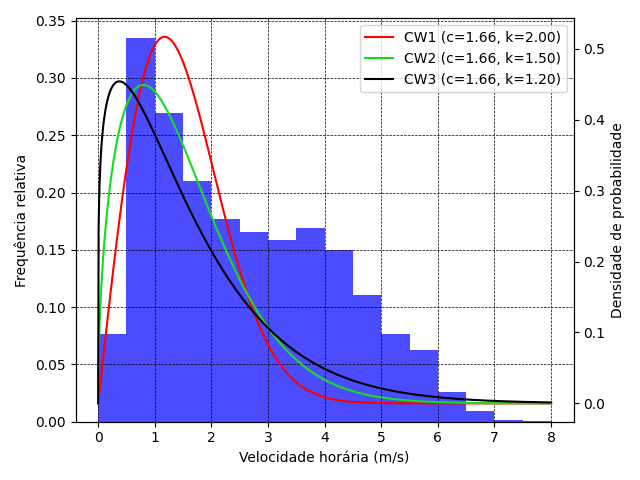

This chart was generated by the following Python code:
import pandas as pd
import numpy as np
import matplotlib.pyplot as plt
import os

# Busca o arquivo com os dados
dados = pd.read_excel('MACEIO_2021.xlsx')

# Função da curva de Weibull
def weibull(x, c, k):
    return (k/c) * ((x/c)**(k-1)) * np.exp(-(x/c)**k)

# Remover valores nulos da coluna escolhida
dados_sem_null = dados['VENTO, VELOCIDADE HORARIA (m/s)'].dropna()

# Calcular a média dos valores em dados_sem_null
media_dados_sem_null = np.mean(dados_sem_null) # Calculando a média da panda Series

# Definindo os limites dos bins
limites_bins = np.arange(0, max(dados_sem_null)+0.5, 0.5) 
eixo_x = np.linspace(0, max(limites_bins), 1000)

# Exibir a média que será o valor de c
print(f'Média dos valores: {media_dados_sem_null}')

plt.style.use('seaborn-v0_8-bright')
plt.tight_layout()
# Criando o histograma
plt.hist(dados_sem_null, bins=limites_bins, color='blue', alpha=0.7, density=True)

c = 1.6596342857142856
k_chute = 2

# Criação das curvas (cw = Curva de Weibull)
cw1 = weibull(eixo_x, c, k_chute)
cw2 = weibull(eixo_x, c, 1.5)
cw3 = weibull(eixo_x, c, 1.2)

# Plotagem do histograma
plt.xlabel('Velocidade horária (m/s)')
plt.ylabel('Frequência relativa')
#plt.title('Ajuste de Curva de Weibull para Maceió em 2021')
plt.grid(color='black', linestyle = "--", linewidth = 0.5)
# Criação do segundo eixo vertical
plt.twinx()
plt.ylabel('Densidade de probabilidade')

# Plotagem da curva ajustada
plt.plot(eixo_x, cw1, color='red',label=f'CW1 (c={c:.2f}, k={k_chute:.2f})')
plt.plot(eixo_x, cw2, color='#14DD21',label=f'CW2 (c={c:.2f}, k=1.50)')
plt.plot(eixo_x, cw3, color='black',label=f'CW3 (c={c:.2f}, k=1.20)')
plt.legend()
#plt.grid(linestyle = "--", linewidth = 0.5)

plt.tight_layout()
# Salvando a figura
nome_arquivo = 'MACEIO_2021.png'
caminho = os.path.join(os.path.dirname(__file__), nome_arquivo)
plt.savefig(caminho)

# Exibir o gráfico
plt.show()
